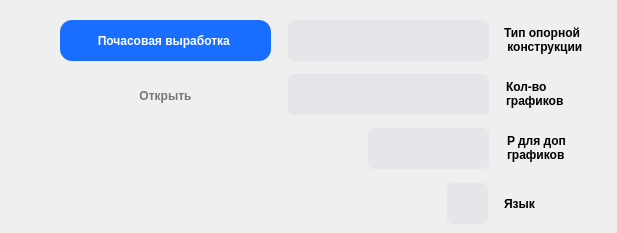
    <widget class="QWidget" name="tab_summary">
     <attribute name="title">
      <string>Презентация</string>
     </attribute>
     <widget class="QLabel" name="label_5">
      <property name="geometry">
       <rect>
        <x>504</x>
        <y>22</y>
        <width>101</width>
        <height>35</height>
       </rect>
      </property>
      <property name="font">
       <font>
        <family>Arial</family>
        <pointsize>9</pointsize>
        <weight>75</weight>
        <bold>true</bold>
       </font>
      </property>
      <property name="styleSheet">
       <string notr="true">background-color: rgba(255,255,255,0); </string>
      </property>
      <property name="text">
       <string>Тип опорной
 конструкции</string>
      </property>
     </widget>
     <widget class="QComboBox" name="listRoof">
      <property name="geometry">
       <rect>
        <x>288</x>
        <y>20</y>
        <width>201</width>
        <height>41</height>
       </rect>
      </property>
      <property name="font">
       <font>
        <family>Arial</family>
        <weight>75</weight>
        <bold>true</bold>
       </font>
      </property>
      <property name="cursor">
       <cursorShape>PointingHandCursor</cursorShape>
      </property>
      <property name="autoFillBackground">
       <bool>false</bool>
      </property>
      <property name="styleSheet">
       <string notr="true">QComboBox{
	background-color:rgba(229,229,234,1); 
	border: none;
	border-radius: 6;
	padding-left: 8px;
}

QComboBox:drop-down 
{
    width: 0px;
    height: 0px;
    border: 0px;
}
QComboBox:hover{
	background-color:rgba(242,242,247,1);
}
</string>
      </property>
      <property name="inputMethodHints">
       <set>Qt::ImhNone</set>
      </property>
      <property name="editable">
       <bool>false</bool>
      </property>
      <property name="currentText">
       <string/>
      </property>
      <property name="modelColumn">
       <number>0</number>
      </property>
      <property name="placeholderText" stdset="0">
       <string/>
      </property>
     </widget>
     <widget class="QLabel" name="label_6">
      <property name="geometry">
       <rect>
        <x>504</x>
        <y>186</y>
        <width>101</width>
        <height>35</height>
       </rect>
      </property>
      <property name="font">
       <font>
        <family>Arial</family>
        <pointsize>9</pointsize>
        <weight>75</weight>
        <bold>true</bold>
       </font>
      </property>
      <property name="styleSheet">
       <string notr="true">background-color: rgba(255,255,255,0); </string>
      </property>
      <property name="text">
       <string>Язык</string>
      </property>
     </widget>
     <widget class="QComboBox" name="listPSelect">
      <property name="geometry">
       <rect>
        <x>368</x>
        <y>128</y>
        <width>121</width>
        <height>41</height>
       </rect>
      </property>
      <property name="font">
       <font>
        <family>Arial</family>
        <weight>75</weight>
        <bold>true</bold>
       </font>
      </property>
      <property name="cursor">
       <cursorShape>PointingHandCursor</cursorShape>
      </property>
      <property name="autoFillBackground">
       <bool>false</bool>
      </property>
      <property name="styleSheet">
       <string notr="true">QComboBox{
	background-color:rgba(229,229,234,1); 
	border: none;
	border-radius: 6;
	padding-left: 8px;
}

QComboBox:drop-down 
{
    width: 0px;
    height: 0px;
    border: 0px;
}
QComboBox:hover{
	background-color:rgba(242,242,247,1);
}
</string>
      </property>
      <property name="inputMethodHints">
       <set>Qt::ImhNone</set>
      </property>
      <property name="editable">
       <bool>false</bool>
      </property>
      <property name="currentText">
       <string/>
      </property>
      <property name="modelColumn">
       <number>0</number>
      </property>
      <property name="placeholderText" stdset="0">
       <string/>
      </property>
     </widget>
     <widget class="QLabel" name="label_7">
      <property name="geometry">
       <rect>
        <x>507</x>
        <y>130</y>
        <width>101</width>
        <height>35</height>
       </rect>
      </property>
      <property name="font">
       <font>
        <family>Arial</family>
        <pointsize>9</pointsize>
        <weight>75</weight>
        <bold>true</bold>
       </font>
      </property>
      <property name="styleSheet">
       <string notr="true">background-color: rgba(255,255,255,0); </string>
      </property>
      <property name="text">
       <string>P для доп
графиков</string>
      </property>
     </widget>
     <widget class="QComboBox" name="listLocale">
      <property name="geometry">
       <rect>
        <x>447</x>
        <y>183</y>
        <width>41</width>
        <height>41</height>
       </rect>
      </property>
      <property name="font">
       <font>
        <family>Arial</family>
        <weight>75</weight>
        <bold>true</bold>
       </font>
      </property>
      <property name="cursor">
       <cursorShape>PointingHandCursor</cursorShape>
      </property>
      <property name="autoFillBackground">
       <bool>false</bool>
      </property>
      <property name="styleSheet">
       <string notr="true">QComboBox{
	background-color:rgba(229,229,234,1); 
	border: none;
	border-radius: 6;
	padding-left: 14px;
}

QComboBox:drop-down 
{
    width: 0px;
    height: 0px;
    border: 0px;
}
QComboBox:hover{
	background-color:rgba(242,242,247,1);
}
</string>
      </property>
      <property name="inputMethodHints">
       <set>Qt::ImhNone</set>
      </property>
      <property name="editable">
       <bool>false</bool>
      </property>
      <property name="currentText">
       <string/>
      </property>
      <property name="modelColumn">
       <number>0</number>
      </property>
      <property name="placeholderText" stdset="0">
       <string/>
      </property>
     </widget>
     <widget class="QPushButton" name="btnDailyAverage">
      <property name="geometry">
       <rect>
        <x>60</x>
        <y>20</y>
        <width>211</width>
        <height>41</height>
       </rect>
      </property>
      <property name="font">
       <font>
        <family>Arial</family>
        <pointsize>9</pointsize>
        <weight>75</weight>
        <bold>true</bold>
       </font>
      </property>
      <property name="cursor">
       <cursorShape>PointingHandCursor</cursorShape>
      </property>
      <property name="toolTip">
       <string>Добавить MPPT</string>
      </property>
      <property name="styleSheet">
       <string notr="true">QPushButton{
	background-color: #196dff;
	color: white;
	border: none;
	border-radius: 12;
	border-style: outset;
}
QPushButton:hover{
	background-color: #3b83ff; 
}
QPushButton:pressed{
	color: rgba(255, 255, 255, 0.7);
	border-radius: 12;
}</string>
      </property>
      <property name="text">
       <string>Почасовая выработка </string>
      </property>
     </widget>
     <widget class="QLabel" name="label_8">
      <property name="geometry">
       <rect>
        <x>506</x>
        <y>76</y>
        <width>101</width>
        <height>35</height>
       </rect>
      </property>
      <property name="font">
       <font>
        <family>Arial</family>
        <pointsize>9</pointsize>
        <weight>75</weight>
        <bold>true</bold>
       </font>
      </property>
      <property name="styleSheet">
       <string notr="true">background-color: rgba(255,255,255,0); </string>
      </property>
      <property name="text">
       <string>Кол-во
графиков</string>
      </property>
     </widget>
     <widget class="QComboBox" name="listCountSchemes">
      <property name="geometry">
       <rect>
        <x>288</x>
        <y>74</y>
        <width>201</width>
        <height>41</height>
       </rect>
      </property>
      <property name="font">
       <font>
        <family>Arial</family>
        <weight>75</weight>
        <bold>true</bold>
       </font>
      </property>
      <property name="cursor">
       <cursorShape>PointingHandCursor</cursorShape>
      </property>
      <property name="autoFillBackground">
       <bool>false</bool>
      </property>
      <property name="styleSheet">
       <string notr="true">QComboBox{
	background-color:rgba(229,229,234,1); 
	border: none;
	border-radius: 6;
	padding-left: 8px;
}

QComboBox:drop-down 
{
    width: 0px;
    height: 0px;
    border: 0px;
}
QComboBox:hover{
	background-color:rgba(242,242,247,1);
}
</string>
      </property>
      <property name="inputMethodHints">
       <set>Qt::ImhNone</set>
      </property>
      <property name="editable">
       <bool>false</bool>
      </property>
      <property name="currentText">
       <string/>
      </property>
      <property name="modelColumn">
       <number>0</number>
      </property>
      <property name="placeholderText" stdset="0">
       <string/>
      </property>
     </widget>
     <widget class="QPushButton" name="btnOpenPPTX">
      <property name="geometry">
       <rect>
        <x>130</x>
        <y>80</y>
        <width>71</width>
        <height>31</height>
       </rect>
      </property>
      <property name="font">
       <font>
        <family>Arial</family>
        <pointsize>9</pointsize>
        <weight>75</weight>
        <italic>false</italic>
        <bold>true</bold>
        <underline>false</underline>
        <strikeout>false</strikeout>
        <stylestrategy>PreferAntialias</stylestrategy>
        <kerning>true</kerning>
       </font>
      </property>
      <property name="cursor">
       <cursorShape>PointingHandCursor</cursorShape>
      </property>
      <property name="styleSheet">
       <string notr="true">QPushButton{
	background-color:rgba(112, 215, 255, 0);
	color:rgba(0, 0, 0, 0.5);
	border: none;
	border-radius: 5;
	border-style: outset;
}
QPushButton:hover{
	color: black;
}
</string>
      </property>
      <property name="text">
       <string>Открыть</string>
      </property>
     </widget>
    </widget>
